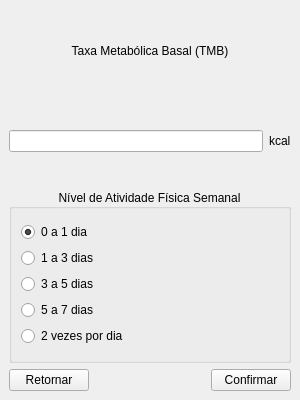
<?xml version="1.0" encoding="UTF-8"?>
<ui version="4.0">
 <class>frNivelAtividadeFisicaSemanal</class>
 <widget class="QMainWindow" name="frNivelAtividadeFisicaSemanal">
  <property name="geometry">
   <rect>
    <x>0</x>
    <y>0</y>
    <width>300</width>
    <height>400</height>
   </rect>
  </property>
  <property name="windowTitle">
   <string>MainWindow</string>
  </property>
  <widget class="QWidget" name="centralwidget">
   <layout class="QGridLayout" name="gridLayout">
    <item row="0" column="0">
     <layout class="QVBoxLayout" name="verticalLayout">
      <item>
       <widget class="QLabel" name="label">
        <property name="text">
         <string>Taxa Metabólica Basal (TMB)</string>
        </property>
        <property name="alignment">
         <set>Qt::AlignCenter</set>
        </property>
       </widget>
      </item>
      <item>
       <layout class="QHBoxLayout" name="horizontalLayout">
        <item>
         <widget class="QLineEdit" name="lineTMB">
          <property name="readOnly">
           <bool>true</bool>
          </property>
         </widget>
        </item>
        <item>
         <widget class="QLabel" name="label_2">
          <property name="text">
           <string>kcal</string>
          </property>
         </widget>
        </item>
       </layout>
      </item>
     </layout>
    </item>
    <item row="1" column="0">
     <widget class="QGroupBox" name="groupBox">
      <property name="title">
       <string>Nível de Atividade Física Semanal</string>
      </property>
      <property name="alignment">
       <set>Qt::AlignCenter</set>
      </property>
      <layout class="QVBoxLayout" name="verticalLayout_3">
       <item>
        <layout class="QVBoxLayout" name="verticalLayout_2">
         <item>
          <widget class="QRadioButton" name="rb0a1">
           <property name="text">
            <string>0 a 1 dia</string>
           </property>
           <property name="checked">
            <bool>true</bool>
           </property>
          </widget>
         </item>
         <item>
          <widget class="QRadioButton" name="rb1a3">
           <property name="text">
            <string>1 a 3 dias</string>
           </property>
          </widget>
         </item>
         <item>
          <widget class="QRadioButton" name="rb3a5">
           <property name="text">
            <string>3 a 5 dias</string>
           </property>
          </widget>
         </item>
         <item>
          <widget class="QRadioButton" name="rb5a7">
           <property name="text">
            <string>5 a 7 dias</string>
           </property>
          </widget>
         </item>
         <item>
          <widget class="QRadioButton" name="rb2vezesdia">
           <property name="text">
            <string>2 vezes por dia</string>
           </property>
          </widget>
         </item>
        </layout>
       </item>
      </layout>
     </widget>
    </item>
    <item row="2" column="0">
     <layout class="QHBoxLayout" name="horizontalLayout_2">
      <item>
       <widget class="QPushButton" name="btnRetornar">
        <property name="text">
         <string>Retornar</string>
        </property>
       </widget>
      </item>
      <item>
       <spacer name="horizontalSpacer">
        <property name="orientation">
         <enum>Qt::Horizontal</enum>
        </property>
        <property name="sizeHint" stdset="0">
         <size>
          <width>40</width>
          <height>20</height>
         </size>
        </property>
       </spacer>
      </item>
      <item>
       <widget class="QPushButton" name="btnConfirmar">
        <property name="text">
         <string>Confirmar</string>
        </property>
       </widget>
      </item>
     </layout>
    </item>
   </layout>
  </widget>
 </widget>
 <resources/>
 <connections/>
</ui>
